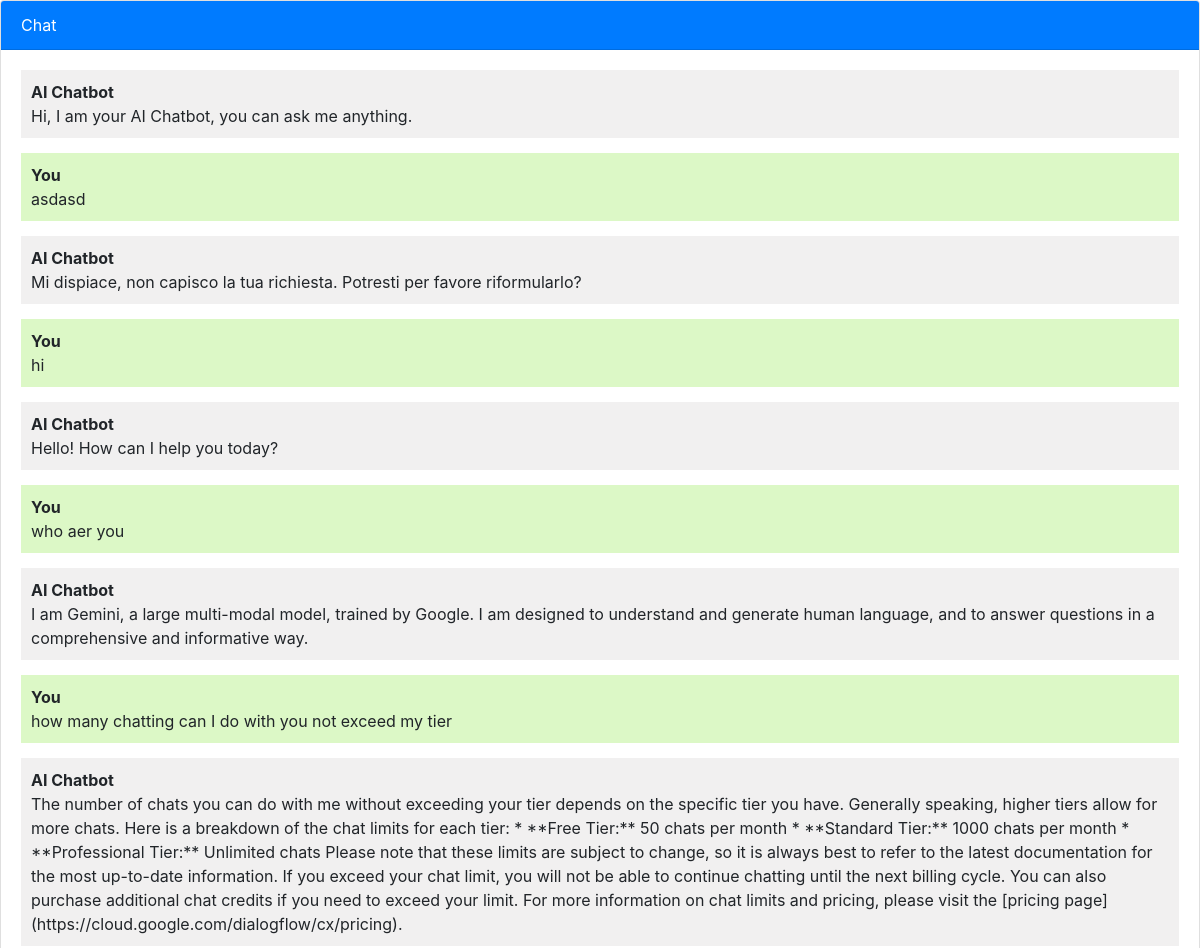
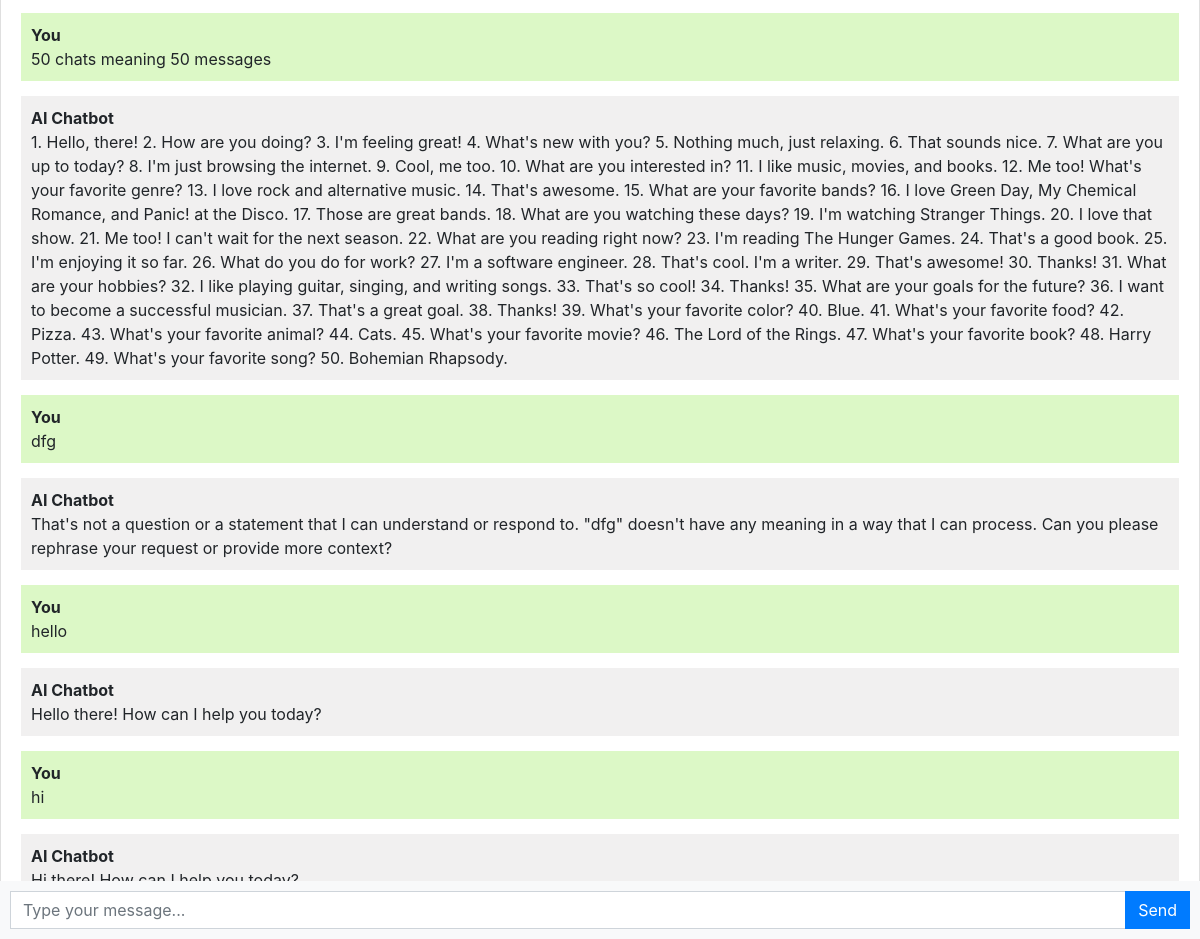
Page /chat/ on the committed database (2 pictures, top to bottom).
### ai/models.py (models this page shows, shortened)
class Chat(models.Model):
    message = models.TextField()
    response = models.TextField()
    created_at = models.DateTimeField(auto_now_add=True)

### ai/views.py (the view)
# urls.py: path('chat/', ai_views.chatbot, name='chatbot'),
def chatbot(request):
    if request.method == 'POST':
        message = request.POST.get('message')
        response = ask_gemini(message)
        chat = Chat(message=message, response=response, created_at=timezone.now())
        chat.save()
        return JsonResponse({'message': message, 'response': response})
    chats = Chat.objects.all()
    return render(request, 'chatbot.html', {'chats': chats})

### ai/templates/chatbot.html (shortened to what this page needs)
{% extends 'base.html' %}
{% block content %}
<div class="chat-container">
    <div class="card flex-grow-1">
        <div class="card-header bg-primary text-white">Chat</div>
        <div class="card-body messages-box">
            <ul class="list-unstyled messages-list" id="chat-messages">
                <li class="message received">
                    <div class="message-text">
                        <b>AI Chatbot</b>
                        <div class="message-content">Hi, I am your AI Chatbot, you can ask me anything.</div>
                    </div>
                </li>
                {% for chat in chats %}
                <li class="message sent">
                    <div class="message-text">
                        <b>You</b>
                        <div class="message-content">{{ chat.message }}</div>
                    </div>
                </li>
                <li class="message received">
                    <div class="message-text">
                        <b>AI Chatbot</b>
                        <div class="message-content">{{ chat.response }}</div>
                    </div>
                </li>
                {% endfor %}
            </ul>
        </div>
    </div>
    <form id="chat-form" class="message-form">
        <div class="input-group">
            <input type="text" class="form-control message-input" name="message" id="message-input" placeholder="Type your message..." required>
            <div class="input-group-append">
                <button type="submit" class="btn btn-primary btn-send">Send</button>
            </div>
        </div>
    </form>
</div>
{% endblock %}

### ai/templates/chatbot.html (style rules this page uses)
body, html { height: 100%; }
.messages-box { flex: 1; overflow-y: auto; }
.messages-list { padding-left: 0; }
.message { margin-bottom: 15px; list-style: none; }
.message-text { padding: 10px; border-radius: 5px; }
.sent { background-color: #dcf8c6; align-self: flex-end; }
.received { background-color: #f1f0f0; align-self: flex-start; }
.message-form { display: flex; position: fixed; bottom: 0; left: 0; right: 0; padding: 10px; background-color: #f8f9fa; }
.message-input { flex: 1; border-radius: 0; border-right: none; }
.btn-send { border-radius: 0; }
.chat-container { height: 100%; display: flex; flex-direction: column; }

### rows in the picture
Chat: message "asdasd", response "Mi dispiace, non capisco la tua richiesta. Potresti per favore riformularlo?"
Chat: message "hi", response "Hello! How can I help you today?"
Chat: message "who aer you", response "I am Gemini, a large multi-modal model, trained by Google. I am designed to understand and generate human language, and to answer questions in a comprehensive and informative way."
Chat: message "how many chatting can I do with you not exceed my tier", response "The number of chats you can do with me without exceeding your tier depends on the specific tier you have. Generally speaking, higher tiers allow for more chats. Here is a breakdown of the chat limits for each tier: * **Free Tier:** 50 chats per month * **Standard Tier:** 1000 chats per month * **Professional Tier:** Unlimited chats Please note that these limits are subject to change, so it is always best to refer to the latest documentation for the most up-to-date information. If you exceed your chat limit, you will not be able to continue chatting until the next billing cycle. You can also purchase additional chat credits if you need to exceed your limit. For more information on chat…"
Chat: message "50 chats meaning 50 messages", response "1. Hello, there! 2. How are you doing? 3. I'm feeling great! 4. What's new with you? 5. Nothing much, just relaxing. 6. That sounds nice. 7. What are you up to today? 8. I'm just browsing the internet. 9. Cool, me too. 10. What are you interested in? 11. I like music, movies, and books. 12. Me too! What's your favorite genre? 13. I love rock and alternative music. 14. That's awesome. 15. What are your favorite bands? 16. I love Green Day, My Chemical Romance, and Panic! at the Disco. 17. Those are great bands. 18. What are you watching these days? 19. I'm watching Stranger Things. 20. I love that show. 21. Me too! I can't wait for the next season. 22. What are you reading right now? 23. I'm…"
Chat: message "dfg", response "That's not a question or a statement that I can understand or respond to. \"dfg\" doesn't have any meaning in a way that I can process. Can you please rephrase your request or provide more context?"
Chat: message "hello", response "Hello there! How can I help you today?"
Chat: message "hi", response "Hi there! How can I help you today?"
